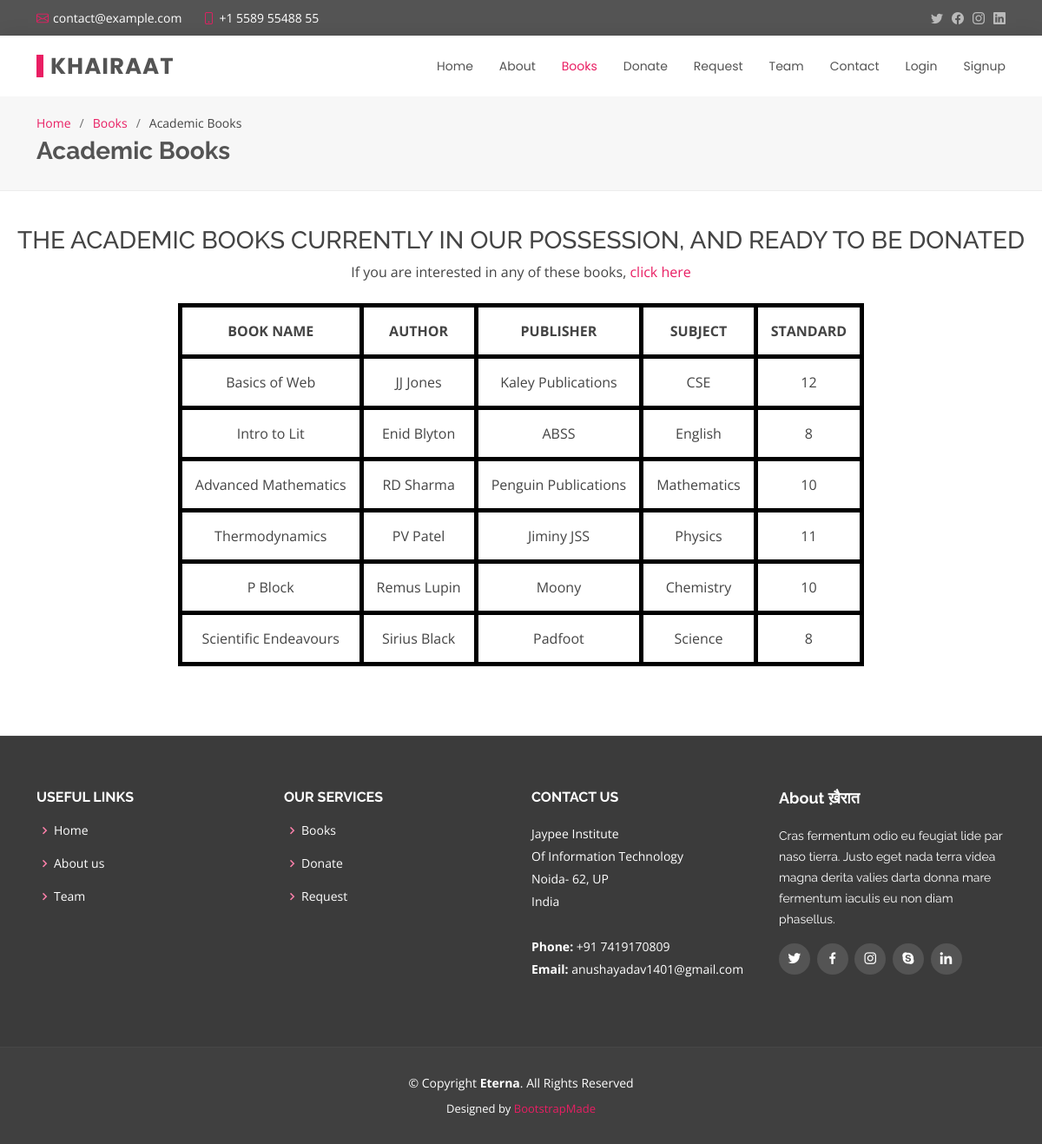
/academic_books.php, run on the app's committed database.
### tables this page shows
CREATE TABLE `academic_books` (
  `book_id` int(11) NOT NULL,
  `subject` varchar(20) NOT NULL,
  `standard` int(11) NOT NULL,
  `book_name` varchar(100) DEFAULT NULL,
  `author` varchar(20) DEFAULT NULL,
  `publisher` varchar(20) DEFAULT NULL
);

### academic_books.php (the view, shortened to what this page needs)
<!DOCTYPE html>
<html lang="en">
<head>
  <link href="assets/vendor/animate.css/animate.min.css" rel="stylesheet">
  <link href="assets/vendor/bootstrap/css/bootstrap.min.css" rel="stylesheet">
  <link href="assets/vendor/bootstrap-icons/bootstrap-icons.css" rel="stylesheet">
  <link href="assets/vendor/boxicons/css/boxicons.min.css" rel="stylesheet">
  <link href="assets/vendor/glightbox/css/glightbox.min.css" rel="stylesheet">
  <link href="assets/vendor/swiper/swiper-bundle.min.css" rel="stylesheet">
  <link href="assets/css/style.css" rel="stylesheet">
</head>
<body>
  <section id="topbar" class="d-flex align-items-center">
    <div class="container d-flex justify-content-center justify-content-md-between">
      <div class="contact-info d-flex align-items-center">
        <i class="bi bi-envelope d-flex align-items-center"><a href="mailto:contact@example.com">contact@example.com</a></i>
        <i class="bi bi-phone d-flex align-items-center ms-4"><span>+1 5589 55488 55</span></i>
      </div>
      <div class="social-links d-none d-md-flex align-items-center">
        <a href="#" class="twitter"><i class="bi bi-twitter"></i></a>
        <a href="#" class="facebook"><i class="bi bi-facebook"></i></a>
        <a href="#" class="instagram"><i class="bi bi-instagram"></i></a>
        <a href="#" class="linkedin"><i class="bi bi-linkedin"></i></i></a>
      </div>
    </div>
  </section>
  <header id="header" class="d-flex align-items-center">
    <div class="container d-flex justify-content-between align-items-center">
      <div class="logo">
        <h1><a href="index2.php">Khairaat</a></h1>
      </div>
      <nav id="navbar" class="navbar">
        <ul>
          <li><a href="index2.php">Home</a></li>
          <li><a href="about.php">About</a></li>
          <li><a class="active" href="books.php">Books</a></li>
          <li><a href="donate.php">Donate</a></li>
          <li><a href="request.php">Request</a></li>
          <li><a href="team.php">Team</a></li>
          <li><a  href="contact.php">Contact</a></li>
          <?php
          if(isset($_SESSION["id"]) && isset($_SESSION["pwd"]))
              {
        ?>
        <li><a href="logout.php">Logout</a></li>
        <?php
              }
              else
              {
        ?>
        <li><a href="login.php">Login</a></li>
        <li><a href="signup.php">Signup</a></li>
        <?php
              }
        ?>
        </ul>
      </nav>
    </div>
  </header>
  <main id="main">
    <section id="breadcrumbs" class="breadcrumbs">
      <div class="container">
        <ol>
          <li><a href="index2.php">Home</a></li>
          <li><a href="books.php">Books</a></li>
          <li>Academic Books</li>
        </ol>
        <h2>Academic Books</h2>
      </div>
    </section>
   <center> <h3> THE ACADEMIC BOOKS CURRENTLY IN OUR POSSESSION, AND READY TO BE DONATED</h3>
   <h7> If you are interested in any of these books, <a href="request.php">click here</a> </h7>
    <section id="contact" class="contact">
            <?php
            echo "<br>";
$conn = mysqli_connect('localhost', 'root', '','khairaat');
if($conn->connect_error)
{
    die("Connection failed: " . $conn->connect_error);
}
else
{
    $sql="USE khairaat";
if ($conn->query($sql) === TRUE)
 {
    $b="SELECT * FROM academic_books";
            if($conn->query($b)==TRUE)
            {
                $result=mysqli_query($conn, $b);
                echo "<center>";
                echo "<table border='5'>";
                echo "<tr>";
                echo "<th>BOOK NAME</th>";
                echo "<th> AUTHOR </th>";
                echo "<th> PUBLISHER </th>";
                echo "<th> SUBJECT </th>";
                echo "<th> STANDARD </th>";
            echo  "</tr>";
            while($row = mysqli_fetch_assoc($result))
            {
                echo "<tr>";
                echo "<td>".$row['book_name']."</td>";
                echo "<td>".$row['author']."</td>";
                echo "<td>".$row['publisher']."</td>";
                echo "<td>".$row['subject']."</td>";
                echo "<td>".$row['standard']."</td>";
            }
            echo "</table>";
            echo "</center>";
            }
            else
            {
                die( "Error: " . $b . "<br>" . $conn->error);
            }
}
 else
 {
die( "Error: " . $sql . "<br>" . $conn->error);
}
}
?>
</center>
  </main>
    <footer id="footer">
        <div class="footer-top">
          <div class="container">
            <div class="row">
              <div class="col-lg-3 col-md-6 footer-links">
                <h4>Useful Links</h4>
                <ul>
                  <li><i class="bx bx-chevron-right"></i> <a href="index2.php">Home</a></li>
                  <li><i class="bx bx-chevron-right"></i> <a href="about.php">About us</a></li>
                  <li><i class="bx bx-chevron-right"></i> <a href="team.php">Team</a></li>
                </ul>
              </div>
              <div class="col-lg-3 col-md-6 footer-links">
                <h4>Our Services</h4>
                <ul>
                  <li><i class="bx bx-chevron-right"></i> <a href="books.php">Books</a></li>
                  <li><i class="bx bx-chevron-right"></i> <a href="donate.php">Donate</a></li>
                  <li><i class="bx bx-chevron-right"></i> <a href="request.php">Request</a></li>
                </ul>
              </div>
              <div class="col-lg-3 col-md-6 footer-contact">
                <h4>Contact Us</h4>
                <p>
                  Jaypee Institute <br>
                  Of Information Technology <br>
                  Noida- 62, UP<br>
                  India <br><br>
                  <strong>Phone:</strong> +91 7419170809<br>
                  <strong>Email:</strong> anushayadav1401@gmail.com<br>
                </p>
              </div>
              <div class="col-lg-3 col-md-6 footer-info">
                <h3>About ख़ैरात</h3>
                <p>Cras fermentum odio eu feugiat lide par naso tierra. Justo eget nada terra videa magna derita valies darta donna mare fermentum iaculis eu non diam phasellus.</p>
                <div class="social-links mt-3">
                  <a href="#" class="twitter"><i class="bx bxl-twitter"></i></a>
                  <a href="#" class="facebook"><i class="bx bxl-facebook"></i></a>
                  <a href="#" class="instagram"><i class="bx bxl-instagram"></i></a>
                  <a href="#" class="google-plus"><i class="bx bxl-skype"></i></a>
                  <a href="#" class="linkedin"><i class="bx bxl-linkedin"></i></a>
                </div>
              </div>
            </div>
          </div>
        </div>
       <div class="container">
      <div class="copyright">
        &copy; Copyright <strong><span>Eterna</span></strong>. All Rights Reserved
      </div>
      <div class="credits">
        Designed by <a href="https://bootstrapmade.com/">BootstrapMade</a>
      </div>
    </div>
</footer>
</body>

### assets/css/style.css (style rules this page uses)
body { font-family: "Open Sans", sans-serif; color: #444444; }
a { color: #E91E63; text-decoration: none; }
h1, h2, h3, h4, h5, h6 { font-family: "Raleway", sans-serif; }
#topbar { background: #545454; padding: 10px 0; font-size: 14px; }
#topbar .contact-info i { font-style: normal; color: #E91E63; }
#topbar .contact-info i a, #topbar .contact-info i span { padding-left: 5px; color: #fff; }
#topbar .contact-info i a { line-height: 0; transition: 0.3s; }
#topbar .social-links a { color: #bababa; line-height: 0; transition: 0.3s; margin-left: 10px; }
#header { height: 70px; transition: all 0.5s; z-index: 997; transition: all 0.5s; background: #fff; box-shadow: 0px 0px 20px 0px rgba(0, 0, 0, 0.1); }
#header .logo h1 { font-size: 26px; padding: 0 0 0 8px; margin: 11px 0; line-height: 1; font-weight: 700; letter-spacing: 1px; text-transform: uppercase; font-family: "Poppins", sans-serif; border-left: 8px solid #E91E63; }
#header .logo h1 a, #header .logo h1 a:hover { color: #545454; text-decoration: none; }
.navbar { padding: 0; }
.navbar ul { margin: 0; padding: 0; display: flex; list-style: none; align-items: center; }
.navbar li { position: relative; }
.navbar a, .navbar a:focus { display: flex; align-items: center; justify-content: space-between; padding: 10px 0 10px 30px; font-family: "Poppins", sans-serif; font-size: 14px; color: #545454; white-space: nowrap; transition: 0.3s; }
.navbar a:hover, .navbar .active, .navbar .active:focus, .navbar li:hover > a { color: #E91E63; }
section { padding: 0 0 80px 0; }
.breadcrumbs { padding: 20px 0 20px 0; background: #f7f7f7; border-bottom: 1px solid #ededed; margin-bottom: 40px; }
.breadcrumbs h2 { font-size: 28px; font-weight: 700; color: #545454; }
.breadcrumbs ol { display: flex; flex-wrap: wrap; list-style: none; padding: 0 0 5px 0; margin: 0; font-size: 14px; }
.breadcrumbs ol li + li { padding-left: 10px; }
.breadcrumbs ol li + li::before { display: inline-block; padding-right: 10px; color: #6e6e6e; content: "/"; }
#footer { background: #404040; padding: 0 0 30px 0; color: #fff; font-size: 14px; }
#footer .footer-top { background: #3b3b3b; border-top: 1px solid #474747; border-bottom: 1px solid #474747; padding: 60px 0 30px 0; }
#footer .footer-top .footer-info { margin-bottom: 30px; }
#footer .footer-top .footer-info h3 { font-size: 18px; margin: 0 0 20px 0; padding: 2px 0 2px 0; line-height: 1; font-weight: 700; }
#footer .footer-top .footer-info p { font-size: 14px; line-height: 24px; margin-bottom: 0; font-family: "Raleway", sans-serif; color: #fff; }
#footer .footer-top .social-links a { font-size: 18px; display: inline-block; background: #545454; color: #fff; line-height: 1; padding: 8px 0; margin-right: 4px; border-radius: 50%; text-align: center; width: 36px; height: 36px; transition: 0.3s; }
#footer .footer-top h4 { font-size: 16px; font-weight: bold; color: #fff; text-transform: uppercase; position: relative; padding-bottom: 12px; }
#footer .footer-top .footer-links { margin-bottom: 30px; }
#footer .footer-top .footer-links ul { list-style: none; padding: 0; margin: 0; }
#footer .footer-top .footer-links ul i { padding-right: 2px; color: #FF80AB; font-size: 18px; line-height: 1; }
#footer .footer-top .footer-links ul li { padding: 10px 0; display: flex; align-items: center; }
#footer .footer-top .footer-links ul li:first-child { padding-top: 0; }
#footer .footer-top .footer-links ul a { color: #fff; transition: 0.3s; display: inline-block; line-height: 1; }
#footer .footer-top .footer-contact { margin-bottom: 30px; }
#footer .footer-top .footer-contact p { line-height: 26px; }
#footer .copyright { text-align: center; padding-top: 30px; }
#footer .credits { padding-top: 10px; text-align: center; font-size: 13px; color: #fff; }

### academic_books.php (style rules this page uses)
table, th, td { border: 5px solid black; background-color: #fff; border-collapse: collapse; padding: 15px; text-align: center; }

### data on the page
academic_books: book_name "Basics of Web", author "JJ Jones", publisher "Kaley Publications", subject "CSE", standard "12"
academic_books: book_name "Intro to Lit", author "Enid Blyton", publisher "ABSS", subject "English", standard "8"
academic_books: book_name "Advanced Mathematics", author "RD Sharma", publisher "Penguin Publications", subject "Mathematics", standard "10"
academic_books: book_name "Thermodynamics", author "PV Patel", publisher "Jiminy JSS", subject "Physics", standard "11"
academic_books: book_name "P Block", author "Remus Lupin", publisher "Moony", subject "Chemistry", standard "10"
academic_books: book_name "Scientific Endeavours", author "Sirius Black", publisher "Padfoot", subject "Science", standard "8"
